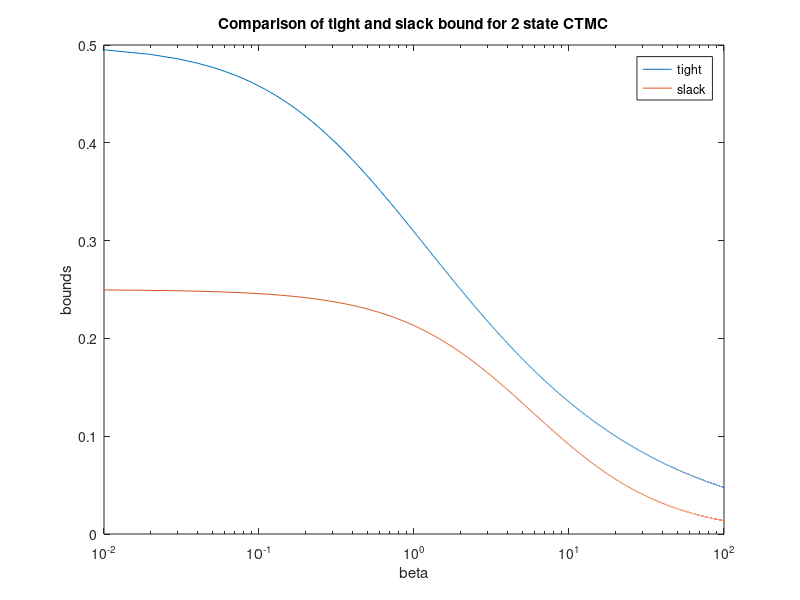
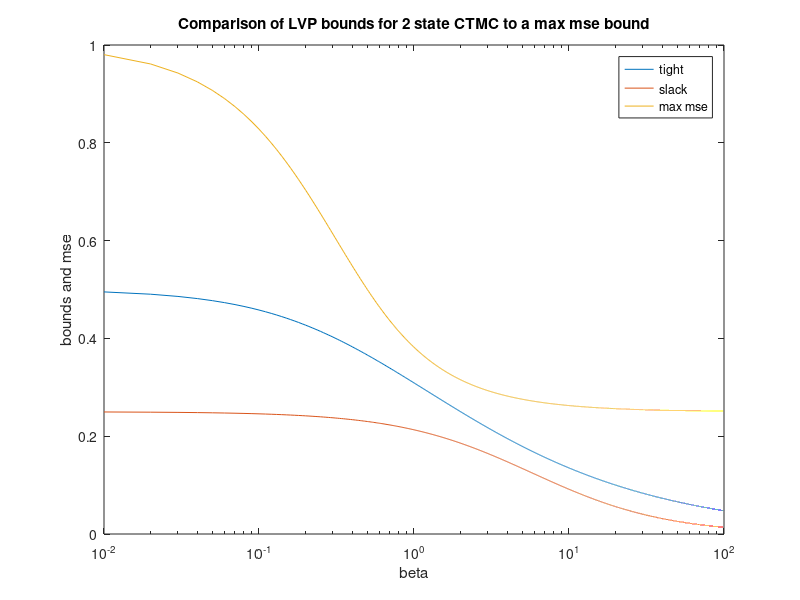
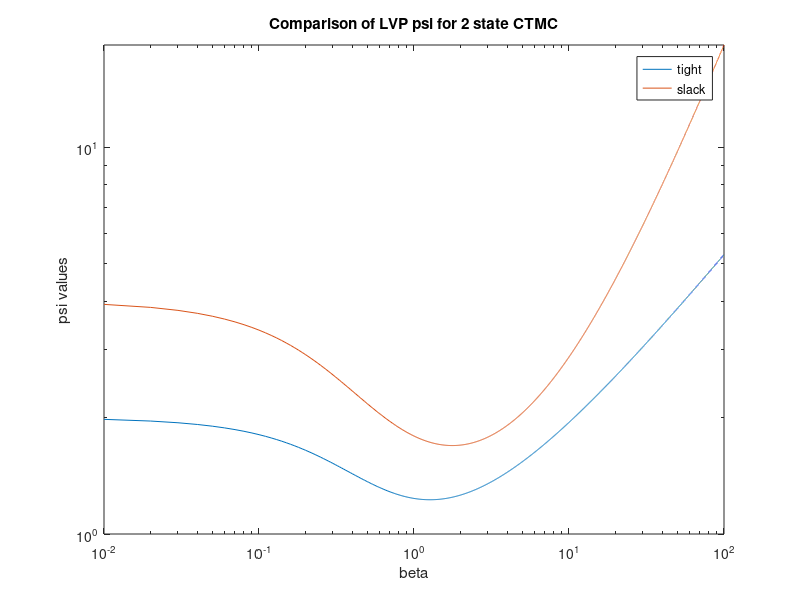

These figures' MATLAB source, in order:
%%
% Two state bound comparison with kb = kd = k and y = alpha*x
clear all
clc
close all

% Set inputs
beta = 0:0.01:100;

% Calculate slack bound
% dslack = 1./(beta*log(2) + 2);
dslack = 1./(beta*log(2) + 4); % <---------- corrected version

% Calculate tight bound
dtight = 1./(1 + sqrt(1 + 4*beta));

% Plot comparison
figure;
semilogx(beta, [dtight' dslack']);
legend('tight', 'slack', 'location', 'best');
xlabel('beta');
ylabel('bounds');
title('Comparison of tight and slack bound for 2 state CTMC');

%%
% A comparison of the behaviour of a maximum bound on the mse based on the
% q solution minimum

% Obtain the mse bound
a = beta + 0.5;
b = sqrt(beta.^2 + 0.25);
mseMax = (1 - (a - b)).^2;

% Obtain psi values
psi_tight = mseMax./dtight;
psi_slack = mseMax./dslack;

% Plot the comparisons
figure;
semilogx(beta, [dtight' dslack' mseMax']);
legend('tight', 'slack', 'max mse', 'location', 'best');
xlabel('beta');
ylabel('bounds and mse');
title('Comparison of LVP bounds for 2 state CTMC to a max mse bound');

figure;
loglog(beta, [psi_tight' psi_slack']);
legend('tight', 'slack', 'location', 'best');
xlabel('beta');
ylabel('psi values');
ylim([1 max([psi_tight psi_slack])])
title('Comparison of LVP psi for 2 state CTMC');